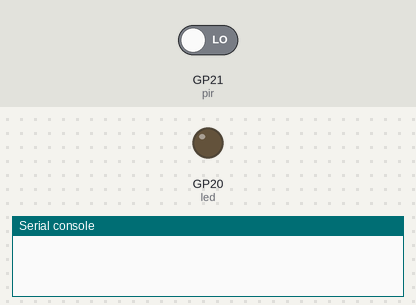
Bench run of a program on a simulated Raspberry Pi Pico running MicroPython. Parts: output pins drawn as LEDs (lit = HIGH), the last lines printed to the serial console. The test bench sets the inputs (shaded band); at power-on: GP21 (pir) LOW.

Above: at 1.2 s.
1.3 s: GP21 (pir) driven HIGH
At 6.6 s:
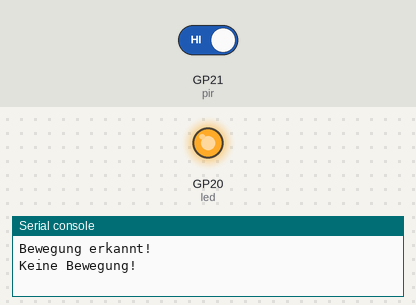
Timing chart, 0 to 8.1 s (numbered marks = the images above; inputs shaded):
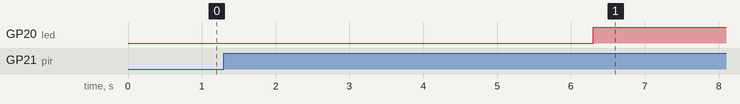

Measured:
- after the input at 1.3 s, GP20 (led): LOW → HIGH after 5.0 s

The program:

PIR-LED1.py
```python
'''
PIR-LED1.py

Nach erkannter Bewegung geht die LED mit 5s Zeiverzögerung aus

LED GPIO20
PIR GPIO21

RLED=220Ω


'''

from machine import Pin, Timer
import time

# PIR sensor pin
pir_pin = 21
# LED pin
led_pin = 20

# LED- und PIR-Sensor einrichten
led = Pin(led_pin, Pin.OUT)
pir = Pin(pir_pin, Pin.IN)

# Timer erstellen
motion_timer = Timer()

# Timer erstellen
motion = False
motion_printed = False

def handle_motion(pin):
    global motion
    motion = True
    motion_timer.init(mode=Timer.ONE_SHOT, period=5000, callback=turn_off_led)

def turn_off_led(timer):
    global motion, motion_printed
    led.on()  # Schalte die LED ein
    print('Keine Bewegung!')
    motion = False
    motion_printed = False

# Interrupt für den PIR-Bewegungsmelder
pir.irq(trigger=Pin.IRQ_RISING, handler=handle_motion)

while True:
    if motion and not motion_printed:
        print('Bewegung erkannt!')
        led.off()  # Schalte die LED aus
        motion_printed = True
    elif not motion:
        time.sleep(0.1)
        # Weitere Aktionen?
```
